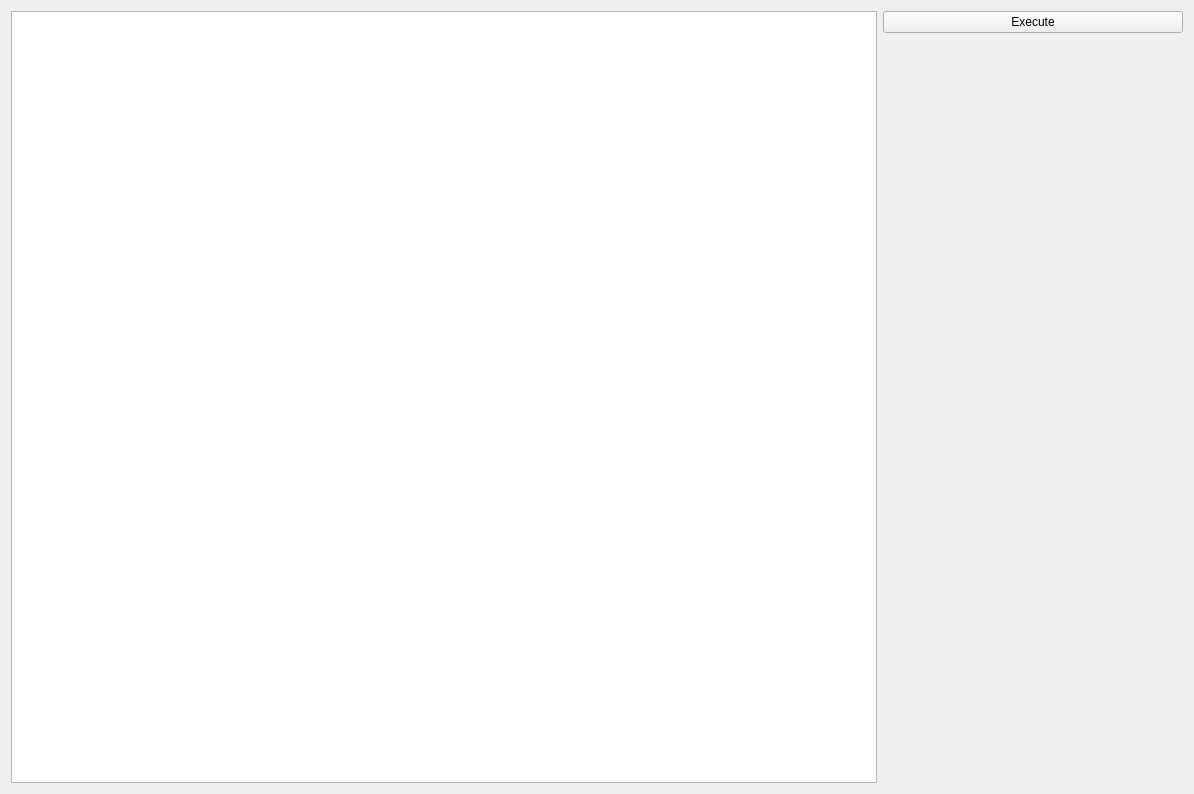
<?xml version="1.0" encoding="UTF-8"?>
<ui version="4.0">
 <class>MainWindow</class>
 <widget class="QMainWindow" name="MainWindow">
  <property name="geometry">
   <rect>
    <x>0</x>
    <y>0</y>
    <width>1194</width>
    <height>794</height>
   </rect>
  </property>
  <property name="windowTitle">
   <string>Controller</string>
  </property>
  <widget class="QWidget" name="centralWidget">
   <layout class="QHBoxLayout" name="horizontalLayout">
    <item>
     <widget class="NodeEditorView" name="mGraphicsView"/>
    </item>
    <item>
     <layout class="QVBoxLayout" name="verticalLayout">
      <item>
       <widget class="QPushButton" name="mExecute">
        <property name="text">
         <string>Execute</string>
        </property>
       </widget>
      </item>
      <item>
       <widget class="QLabel" name="mOutputPreview">
        <property name="minimumSize">
         <size>
          <width>300</width>
          <height>0</height>
         </size>
        </property>
        <property name="text">
         <string/>
        </property>
       </widget>
      </item>
     </layout>
    </item>
   </layout>
  </widget>
 </widget>
 <layoutdefault spacing="6" margin="11"/>
 <customwidgets>
  <customwidget>
   <class>NodeEditorView</class>
   <extends>QGraphicsView</extends>
   <header>NodeEditorView.h</header>
  </customwidget>
 </customwidgets>
 <resources/>
 <connections/>
</ui>
